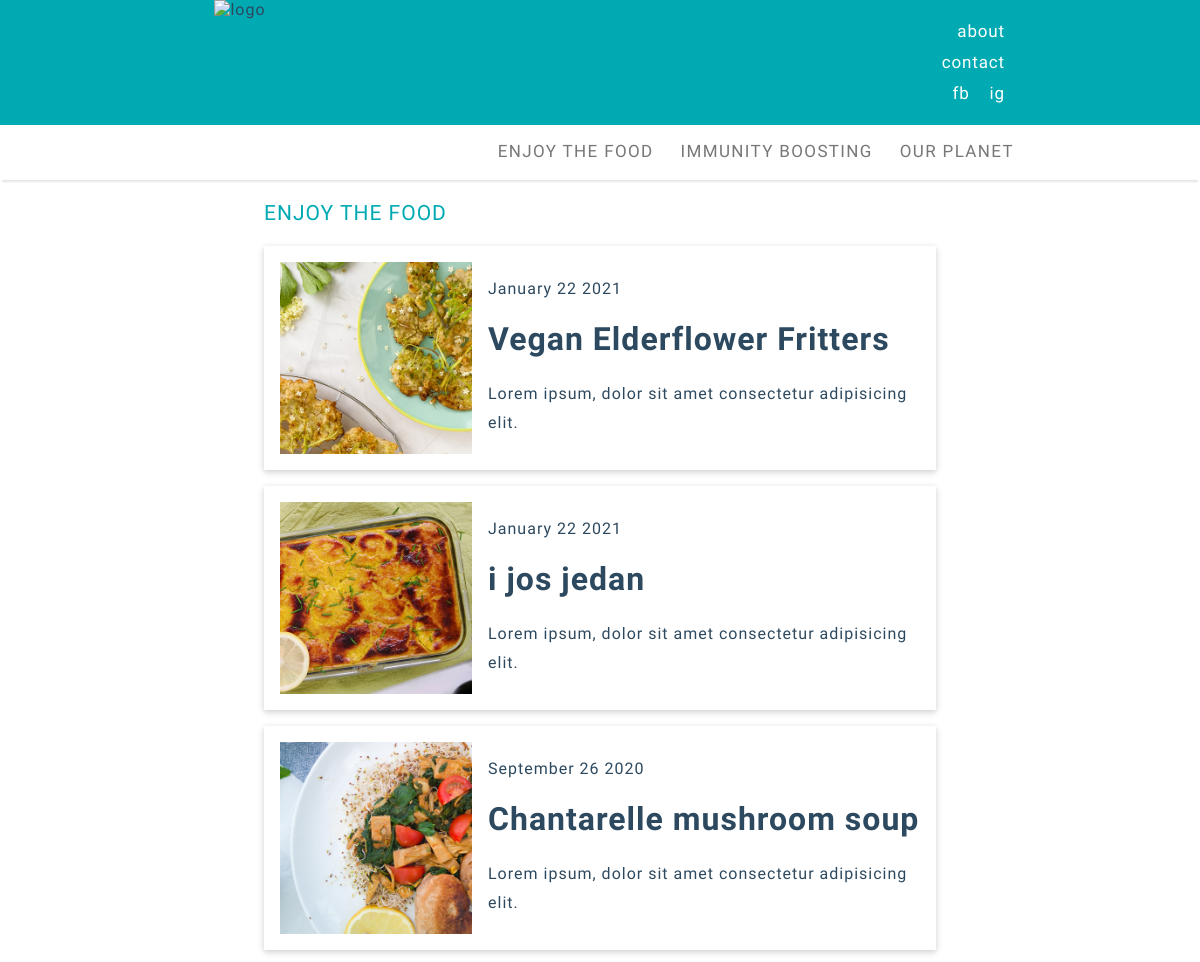
Screenshot of /filter/enjoy-the-food/ with the database file from the repository.
### blog/models.py (models this page shows, shortened)
class Category(models.Model):
    description = models.CharField(max_length=200, unique=True)
    status = models.IntegerField(choices=STATUS, default=0)
    slug = models.SlugField(max_length=200,unique=True, default='')
    class Meta:
        verbose_name_plural = 'Categories'

class Post(models.Model):
    titleplus = models.CharField(max_length=200, default='')
    author = models.ForeignKey(User, on_delete= models.CASCADE,related_name='blog_posts')
    updated_on = models.DateTimeField(auto_now= True)
    created_on = models.DateTimeField(auto_now_add=True)
    custom_date = models.DateTimeField(null= True,blank=True)
    category = models.CharField(max_length=200, choices=category_list, default='')
    subcategory = models.CharField(max_length=200, choices=subcategory_list, default='uncategorized')
    status = models.IntegerField(choices=STATUS, default=0)
    thumbnail = models.FileField(upload_to=path_and_rename,blank=True)
    thumbnail_desc = models.CharField(max_length=200,default='',blank=True)
    opener_pic= models.FileField(upload_to=path_and_rename_opener,blank=True)
    intro = RichTextUploadingField()
    title = models.CharField(max_length=200, unique=True)
    slug = models.SlugField(max_length=200, unique=True)
    maintext = RichTextUploadingField(default='')
    intro1 = RichTextUploadingField(default='',blank=True)
    intro_pic= models.FileField(upload_to=path_and_rename_intro,blank=True)
    intro_pic_desc = models.CharField(max_length=200,default='',blank=True)
    legend = RichTextField(default='',blank=True)
    add_pic = models.FileField(upload_to=path_and_rename_add,blank=True)
    add_pic_desc = models.CharField(max_length=200,default='',blank=True)
    ingredients = RichTextField(blank=True)
    preparationtext = RichTextUploadingField(default='',blank=True)
    main_pic = models.FileField(upload_to=path_and_rename_main,blank=True)
    main_pic_desc = models.CharField(max_length=200,default='',blank=True)
    tip = RichTextField(default='',blank=True)
    relates_to = models.ForeignKey('self', on_delete=models.CASCADE, default=1)
    relates_to_desc = models.CharField(max_length=300,default='',blank=True)
    outro = RichTextUploadingField(default='',blank=True)
    class Meta:
        ordering = ['-created_on']
        verbose_name_plural = 'Posts'

### blog/views.py (the view)
# urls.py: path('filter/<slug:slug>/', views.CategoryList.as_view(), name='category_view'),
class CategoryList(generic.DetailView):
    model = Category
    template_name = 'post_cat_list.html'
    def get_context_data(self, **kwargs):
        context = super(CategoryList, self).get_context_data(**kwargs)
        shared_context(context)
        return context

### blog/views.py (called while the page is built)
def shared_context(context):
    cat_queryset = Category.objects.all()
    context['cat_list'] = cat_queryset.filter(status=1).order_by('-id')
    context['cat_list_asc'] = cat_queryset.filter(status=1).order_by('id')
    subcat_queryset = SubCategory.objects.all()
    context['subcat_list'] = subcat_queryset.filter(status=1).order_by('-id')
    context['subcat_list_asc'] = subcat_queryset.filter(status=1).order_by('id')
    post_queryset = Post.objects.all()
    context['post_cat_list'] = post_queryset.filter(status=1).order_by('-id')
    context['post_subcat_list'] = post_queryset.filter(status=1).order_by('id')
    context['related_posts'] = post_queryset
    context['post_cat1_list'] = post_queryset.filter(category='Enjoy The Food').filter(status=1).order_by('id')
    context['post_cat1'] = Category.objects.get(id=1)

### blog/templates/post_cat_list.html (shortened to what this page needs)
{% extends "base.html" %}
{% load static %}
{% block post_showcase %}
<div class="gallery-cat" id="galleryCat">
  <header class="post-cat-header">
    {% if request.resolver_match.url_name  == 'category_view' %}
    <h3 class="post-cat-title">{{object.description|upper}} </h3>
    {% else %}
    <h3 class="post-cat-title">{{object.name|upper}} </h3>
    {% endif %}
  </header>
  {% if request.resolver_match.url_name  == 'category_view' %}
    {% for post in post_cat_list %}
      {% if object.description == post.category %}
      <a href="{% url 'post_detail' post.slug  %}">
        <div class="post-cat-card">
          <div class="post-cat-card__img">
            <img src="../../media/post{{post.id}}/thumbs/post_thumb{{post.id}}.jpg" alt="">
          </div>
          <div class="post-cat-card__info">
            <div class="post-cat-card__date">
              <span>{{ post.created_on | date:"F d Y"}}</span>
            </div>
            <h1 class="post-cat-card__title">{{ post.title }}</h1>
            <p class="post-cat-card__text">Lorem ipsum, dolor sit amet consectetur adipisicing elit. </p>
          </div>
        </div>
      </a>
      {% endif %}
    {% endfor %}
  {% endif %}
</div>
{% endblock  %}

### blog/templates/base.html (shortened to what this page needs)
{% load static %}
<!DOCTYPE html>
<html lang="en">
	<head>
		<link rel="stylesheet" href="/static/css/style.css" />
		<link rel="stylesheet" href="/static/css/responsive.css" />
	</head>
<body onresize="resizeWindow()">
<div class="header-wrapper">
	<div class="header">
		<div class="logo">
			<a href="/"><img src="{% static 'img/BwZ_logo_W.png' %}" alt="logo"></a>
		</div>
		<div class="header-nav">
			<ul>
				<li><a href="/">about</a></li>
				<li><a href="javascript:void(0)">contact</a></li>
				<li><a href="javascript:void(0)">fb</a>  <a href="javascript:void(0)">ig</a></li>
			</ul>
		</div>
	</div>
</div>
<div class="topnav-wrapper" id="myTopnavWrapper">
	<div class="topnav" id="myTopnav">
	<div class="desc">
	  {% for category in cat_list %}
	  <div class="dropdown">
		<button class="dropbtn"><a href="{% url 'category_view' category.slug  %}" class="">{{category.description}}</a></button>
	  </div>
	  {% endfor %}
	</div>
  </div>
</div>
	<div class="content" id="content">
		{% block post_showcase %}{% endblock post_showcase %}
	</div>
</body>
</html>

### static/css/style.css (style rules this page uses)
:root { --yellow: #ffc600; --black: rgb(45, 73, 95); --grey: #777777; --main: rgb(0, 170, 179); --main_transparent: rgba(0, 170, 179, 0.4); }
*, *:before, *:after { box-sizing: border-box; }
body { font-family: Raleway, sans-serif; letter-spacing: 1px; margin: 0; font-weight: 300; }
button { font-family: Raleway, sans-serif; }
h1,h2,h3,h4,h5,h6 { margin: 0,0,5px,0; }
p { margin: 0; line-height: 29px; }
.content { display: grid; }
.post-cat-title { display:inline-block !important; width: auto; color: var(--main); font-weight: 500; font-size: 21px; }
@media (max-width: 1440px) { .post-cat-title { display:inline-block !important; width: auto; color: var(--main); font-weight: 500; font-size: 21px; } }

### static/css/responsive.css (style rules this page uses)
img { max-width: 100%; }
.topnav-wrapper { box-shadow: 0 4px 2px -2px rgba(0,0,0,.1); z-index: 1; max-width: 100%; background-color: #fff; }
.topnav { overflow: hidden; background-color: #fff; margin: auto ; width: 70%; z-index: 2; }
.topnav a { float: right; display: block; color: var(--grey); text-decoration: none; font-size: 17px; text-transform: uppercase; text-align: center; letter-spacing: 0.08em; }
.logo { max-width: 120px; }
.dropdown { float: right; overflow: hidden; }
.header-wrapper { background-color: var(--main); max-width: 100%; }
.header { background-color: var(--main); text-align: center; margin: auto; width: 70%; display: grid; grid-template-columns: auto auto; }
.header-nav { display: block; color: white; text-align: right; }
.header-nav a { color: white; font-size: 17px; letter-spacing: .05em; padding-right: 15px; }
.header-nav>ul { list-style-type: none; line-height: 30px; }
.dropdown .dropbtn { font-size: 17px; border: none; color: var(--grey); background-color: inherit; line-height: 20px; text-transform: uppercase; letter-spacing: 0.08em; text-align: center; }
@media (min-width: 960px) { .dropdown .dropbtn { font-size: 17px; border: none; color: var(--grey); padding-left: 21px; background-color: inherit; line-height: 50px; text-transform: uppercase; letter-spacing: 0.08em; text-align: center; } }
@media (min-width: 960px) { .gallery-cat { display: block; margin: auto; width: 56%; height: 100vmax; } }
@media (min-width: 960px) { .post-cat-card { max-width: 80rem; max-height: 14rem; margin-bottom: 1rem; box-shadow: 0 0.1rem 0.4rem rgba(0,0,0,0.2); display: flex; align-items: center; height: 14rem; } }
@media (min-width: 960px) { .post-cat-card__img { min-width: 12rem; max-width: 14rem; height: 12rem; width: 12rem; transform: translateX(1rem); position: relative; } }
@media (min-width: 960px) { .post-cat-card__img img { width: 100%; height: 100%; object-fit: cover; } }
@media (min-width: 960px) { .post-cat-card__info { padding-left: 2rem; } }
@media (min-width: 960px) { a { text-decoration: none; color: var(--black); } }

### rows the page displays
Category: description "OUR PLANET"
Category: description "IMMUNITY BOOSTING"
Category: description "ENJOY THE FOOD"
Post: shows a picture, created_on "January 22 2021", title "Vegan Elderflower Fritters"
Post: shows a picture, created_on "January 22 2021", title "i jos jedan"
Post: shows a picture, created_on "September 26 2020", title "Chantarelle mushroom soup"
